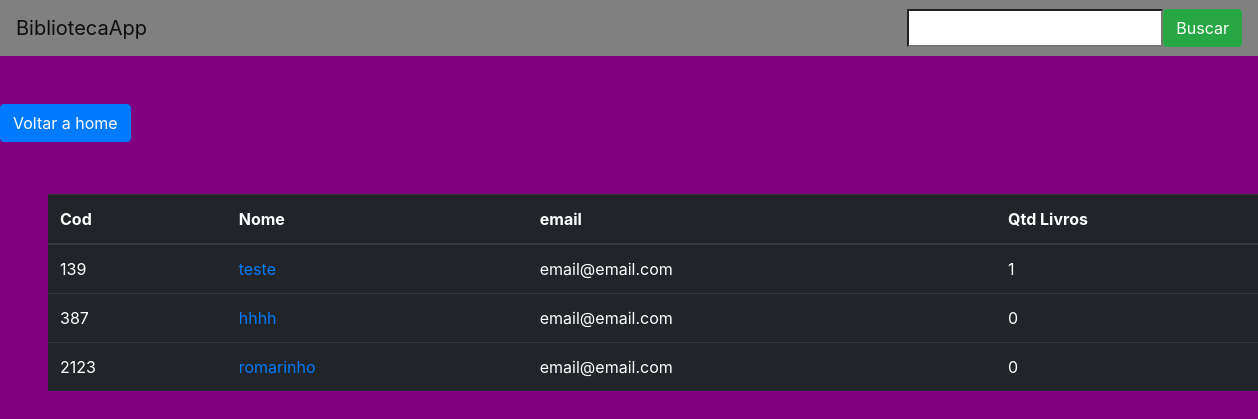
The app's page /cliente/clientes/ (signed in) with its own data.
### cliente/models.py (models this page shows, shortened)
class Cliente(models.Model):
    user = models.ForeignKey(CustomUser, on_delete=models.CASCADE)
    empresa = models.ForeignKey(Empresas, on_delete=models.CASCADE)
    cod = models.IntegerField(unique=True)
    name = models.CharField(max_length=255, blank=False)
    cpf = models.CharField(max_length=14)
    email = models.EmailField()
    created_at = models.DateTimeField()
    active = models.BooleanField(default=False)
    qtd_livros = models.IntegerField()
    class Meta:
        verbose_name = 'Cliente'
        verbose_name_plural = 'Clientes'

### cliente/views.py (the view)
# urls.py: path('clientes/', views.clientes, name='clientes'),
@login_required(redirect_field_name='login')
def clientes(request):
    clientes = get_clientes_based_on_permission(request.user)
    return render(request, 'pages/clientes.html', {'clientes': clientes})

### cliente/models.py (called while the page is built)
    def save(self, *args, **kwargs):
        if not self.cod:
            self.cod = str(uuid4())
        super().save(*args, **kwargs)

### cliente/views.py (called while the page is built)
def get_clientes_based_on_permission(user):
    if user.is_superuser:
        return Cliente.objects.all()
    elif user.cargo.name == 'Gerente':
        return Cliente.objects.filter(empresa_id=user.empresa.id)
    else:
        return Cliente.objects.filter(user_id=user.id)

### cliente/templates/pages/clientes.html (shortened to what this page needs)
{% load static%}
<!DOCTYPE html>
<html lang="en">
<head>
    <link rel="stylesheet" href="https://stackpath.bootstrapcdn.com/bootstrap/4.1.3/css/bootstrap.min.css">
    <link rel="stylesheet" href="{% static 'css/global.css' %}">
</head>
<body>
    <header>
        <nav class="navbar navbar-light bg-light">
            <a class="navbar-brand" href="#">BibliotecaApp</a>
            <form action="{% url 'search-livros-emprestados' %}" class="d-flex gap-1">
              <input type="search" name="q">
              <button class="btn btn-success">Buscar</button>
            </form>
        </nav>
    </header>
    <a href="{% url 'home'  %}" class=" btn btn-primary mt-5 mb-1">Voltar a home </a>
    <table class="table table-dark m-5">
        <thead>
            <tr>
                <th scope="col">Cod</th>
                <th scope="col">Nome</th>
                <th scope="col">email</th>
                <th scope="col">Qtd Livros</th>
            </tr>
        </thead>
        <tbody>
            {% for cliente in clientes %}
            <tr>
                <td scope="row">{{ cliente.cod }}</td>
                <td>
                    <a href="{% url 'cliente-detail' cliente.id %}">
                        {{ cliente.name }}
                    </a>
                </td>
                <td>{{ cliente.email }}</td>
                <td>{{ cliente.qtd_livros }}</td>
            </tr>
            {% endfor %}
        </tbody>
    </table>
</body>
</html>

### templates/static/css/global.css (style rules this page uses)
.navbar { background-color: grey !important; }
body { background-color: purple; }

### records on screen
Cliente: cod "139", name "teste", email "email@email.com", qtd_livros "1"
Cliente: cod "387", name "hhhh", email "email@email.com", qtd_livros "0"
Cliente: cod "2123", name "romarinho", email "email@email.com", qtd_livros "0"
